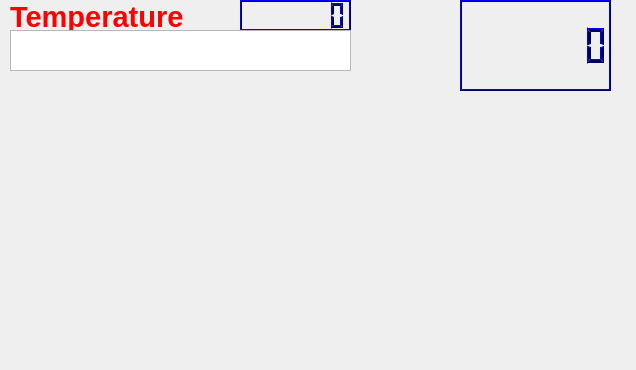
<?xml version="1.0" encoding="UTF-8"?>
<ui version="4.0">
 <class>Dialog</class>
 <widget class="QDialog" name="Dialog">
  <property name="geometry">
   <rect>
    <x>0</x>
    <y>0</y>
    <width>636</width>
    <height>370</height>
   </rect>
  </property>
  <property name="windowTitle">
   <string>Dialog</string>
  </property>
  <widget class="QLCDNumber" name="temp_lcdNumber_2">
   <property name="geometry">
    <rect>
     <x>460</x>
     <y>0</y>
     <width>151</width>
     <height>91</height>
    </rect>
   </property>
   <property name="palette">
    <palette>
     <active>
      <colorrole role="WindowText">
       <brush brushstyle="SolidPattern">
        <color alpha="255">
         <red>0</red>
         <green>0</green>
         <blue>94</blue>
        </color>
       </brush>
      </colorrole>
      <colorrole role="Light">
       <brush brushstyle="SolidPattern">
        <color alpha="255">
         <red>0</red>
         <green>0</green>
         <blue>255</blue>
        </color>
       </brush>
      </colorrole>
      <colorrole role="Dark">
       <brush brushstyle="SolidPattern">
        <color alpha="255">
         <red>0</red>
         <green>0</green>
         <blue>94</blue>
        </color>
       </brush>
      </colorrole>
      <colorrole role="Text">
       <brush brushstyle="SolidPattern">
        <color alpha="255">
         <red>60</red>
         <green>60</green>
         <blue>60</blue>
        </color>
       </brush>
      </colorrole>
      <colorrole role="ButtonText">
       <brush brushstyle="SolidPattern">
        <color alpha="255">
         <red>76</red>
         <green>76</green>
         <blue>76</blue>
        </color>
       </brush>
      </colorrole>
     </active>
     <inactive>
      <colorrole role="WindowText">
       <brush brushstyle="SolidPattern">
        <color alpha="255">
         <red>0</red>
         <green>0</green>
         <blue>94</blue>
        </color>
       </brush>
      </colorrole>
      <colorrole role="Light">
       <brush brushstyle="SolidPattern">
        <color alpha="255">
         <red>0</red>
         <green>0</green>
         <blue>255</blue>
        </color>
       </brush>
      </colorrole>
      <colorrole role="Dark">
       <brush brushstyle="SolidPattern">
        <color alpha="255">
         <red>0</red>
         <green>0</green>
         <blue>94</blue>
        </color>
       </brush>
      </colorrole>
      <colorrole role="Text">
       <brush brushstyle="SolidPattern">
        <color alpha="255">
         <red>60</red>
         <green>60</green>
         <blue>60</blue>
        </color>
       </brush>
      </colorrole>
      <colorrole role="ButtonText">
       <brush brushstyle="SolidPattern">
        <color alpha="255">
         <red>76</red>
         <green>76</green>
         <blue>76</blue>
        </color>
       </brush>
      </colorrole>
     </inactive>
     <disabled>
      <colorrole role="WindowText">
       <brush brushstyle="SolidPattern">
        <color alpha="255">
         <red>0</red>
         <green>0</green>
         <blue>94</blue>
        </color>
       </brush>
      </colorrole>
      <colorrole role="Light">
       <brush brushstyle="SolidPattern">
        <color alpha="255">
         <red>0</red>
         <green>0</green>
         <blue>255</blue>
        </color>
       </brush>
      </colorrole>
      <colorrole role="Dark">
       <brush brushstyle="SolidPattern">
        <color alpha="255">
         <red>0</red>
         <green>0</green>
         <blue>94</blue>
        </color>
       </brush>
      </colorrole>
      <colorrole role="Text">
       <brush brushstyle="SolidPattern">
        <color alpha="255">
         <red>0</red>
         <green>0</green>
         <blue>94</blue>
        </color>
       </brush>
      </colorrole>
      <colorrole role="ButtonText">
       <brush brushstyle="SolidPattern">
        <color alpha="255">
         <red>0</red>
         <green>0</green>
         <blue>94</blue>
        </color>
       </brush>
      </colorrole>
     </disabled>
    </palette>
   </property>
   <property name="digitCount">
    <number>7</number>
   </property>
  </widget>
  <widget class="QLabel" name="temp_label">
   <property name="geometry">
    <rect>
     <x>10</x>
     <y>0</y>
     <width>221</width>
     <height>34</height>
    </rect>
   </property>
   <property name="text">
    <string>&lt;html&gt;&lt;head/&gt;&lt;body&gt;&lt;p&gt;&lt;span style=&quot; font-size:22pt; font-weight:600; color:#ff0000;&quot;&gt;Temperature&lt;/span&gt;&lt;/p&gt;&lt;/body&gt;&lt;/html&gt;</string>
   </property>
  </widget>
  <widget class="QLCDNumber" name="temp_lcdNumber">
   <property name="geometry">
    <rect>
     <x>240</x>
     <y>0</y>
     <width>111</width>
     <height>31</height>
    </rect>
   </property>
   <property name="palette">
    <palette>
     <active>
      <colorrole role="WindowText">
       <brush brushstyle="SolidPattern">
        <color alpha="255">
         <red>0</red>
         <green>0</green>
         <blue>94</blue>
        </color>
       </brush>
      </colorrole>
      <colorrole role="Light">
       <brush brushstyle="SolidPattern">
        <color alpha="255">
         <red>0</red>
         <green>0</green>
         <blue>255</blue>
        </color>
       </brush>
      </colorrole>
      <colorrole role="Dark">
       <brush brushstyle="SolidPattern">
        <color alpha="255">
         <red>0</red>
         <green>0</green>
         <blue>94</blue>
        </color>
       </brush>
      </colorrole>
      <colorrole role="Text">
       <brush brushstyle="SolidPattern">
        <color alpha="255">
         <red>60</red>
         <green>60</green>
         <blue>60</blue>
        </color>
       </brush>
      </colorrole>
      <colorrole role="ButtonText">
       <brush brushstyle="SolidPattern">
        <color alpha="255">
         <red>76</red>
         <green>76</green>
         <blue>76</blue>
        </color>
       </brush>
      </colorrole>
     </active>
     <inactive>
      <colorrole role="WindowText">
       <brush brushstyle="SolidPattern">
        <color alpha="255">
         <red>0</red>
         <green>0</green>
         <blue>94</blue>
        </color>
       </brush>
      </colorrole>
      <colorrole role="Light">
       <brush brushstyle="SolidPattern">
        <color alpha="255">
         <red>0</red>
         <green>0</green>
         <blue>255</blue>
        </color>
       </brush>
      </colorrole>
      <colorrole role="Dark">
       <brush brushstyle="SolidPattern">
        <color alpha="255">
         <red>0</red>
         <green>0</green>
         <blue>94</blue>
        </color>
       </brush>
      </colorrole>
      <colorrole role="Text">
       <brush brushstyle="SolidPattern">
        <color alpha="255">
         <red>60</red>
         <green>60</green>
         <blue>60</blue>
        </color>
       </brush>
      </colorrole>
      <colorrole role="ButtonText">
       <brush brushstyle="SolidPattern">
        <color alpha="255">
         <red>76</red>
         <green>76</green>
         <blue>76</blue>
        </color>
       </brush>
      </colorrole>
     </inactive>
     <disabled>
      <colorrole role="WindowText">
       <brush brushstyle="SolidPattern">
        <color alpha="255">
         <red>0</red>
         <green>0</green>
         <blue>94</blue>
        </color>
       </brush>
      </colorrole>
      <colorrole role="Light">
       <brush brushstyle="SolidPattern">
        <color alpha="255">
         <red>0</red>
         <green>0</green>
         <blue>255</blue>
        </color>
       </brush>
      </colorrole>
      <colorrole role="Dark">
       <brush brushstyle="SolidPattern">
        <color alpha="255">
         <red>0</red>
         <green>0</green>
         <blue>94</blue>
        </color>
       </brush>
      </colorrole>
      <colorrole role="Text">
       <brush brushstyle="SolidPattern">
        <color alpha="255">
         <red>0</red>
         <green>0</green>
         <blue>94</blue>
        </color>
       </brush>
      </colorrole>
      <colorrole role="ButtonText">
       <brush brushstyle="SolidPattern">
        <color alpha="255">
         <red>0</red>
         <green>0</green>
         <blue>94</blue>
        </color>
       </brush>
      </colorrole>
     </disabled>
    </palette>
   </property>
   <property name="digitCount">
    <number>7</number>
   </property>
  </widget>
  <widget class="QTextBrowser" name="textBrowser">
   <property name="geometry">
    <rect>
     <x>10</x>
     <y>30</y>
     <width>341</width>
     <height>41</height>
    </rect>
   </property>
  </widget>
 </widget>
 <layoutdefault spacing="6" margin="11"/>
 <resources/>
 <connections/>
</ui>
